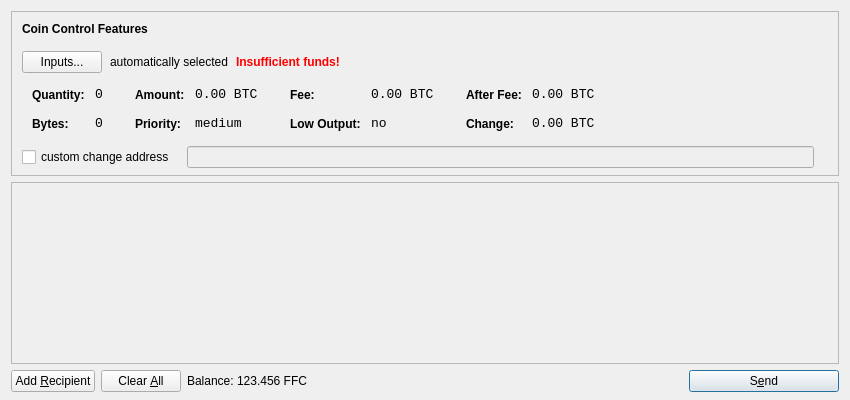
<?xml version="1.0" encoding="UTF-8"?>
<ui version="4.0">
 <class>SendCoinsDialog</class>
 <widget class="QDialog" name="SendCoinsDialog">
  <property name="geometry">
   <rect>
    <x>0</x>
    <y>0</y>
    <width>850</width>
    <height>400</height>
   </rect>
  </property>
  <property name="windowTitle">
   <string>Send Coins</string>
  </property>
  <layout class="QVBoxLayout" name="verticalLayout" stretch="0,1,0">
   <property name="bottomMargin">
    <number>8</number>
   </property>
   <item>
    <widget class="QFrame" name="frameCoinControl">
     <property name="sizePolicy">
      <sizepolicy hsizetype="Expanding" vsizetype="Expanding">
       <horstretch>0</horstretch>
       <verstretch>0</verstretch>
      </sizepolicy>
     </property>
     <property name="maximumSize">
      <size>
       <width>16777215</width>
       <height>16777215</height>
      </size>
     </property>
     <property name="frameShape">
      <enum>QFrame::StyledPanel</enum>
     </property>
     <property name="frameShadow">
      <enum>QFrame::Sunken</enum>
     </property>
     <layout class="QVBoxLayout" name="verticalLayoutCoinControl2">
      <property name="spacing">
       <number>-1</number>
      </property>
      <property name="leftMargin">
       <number>0</number>
      </property>
      <property name="topMargin">
       <number>0</number>
      </property>
      <property name="rightMargin">
       <number>0</number>
      </property>
      <property name="bottomMargin">
       <number>6</number>
      </property>
      <item>
       <layout class="QVBoxLayout" name="verticalLayoutCoinControl" stretch="0,0,0,0,1">
        <property name="spacing">
         <number>0</number>
        </property>
        <property name="leftMargin">
         <number>10</number>
        </property>
        <property name="topMargin">
         <number>10</number>
        </property>
        <item>
         <layout class="QHBoxLayout" name="horizontalLayoutCoinControl1">
          <property name="bottomMargin">
           <number>15</number>
          </property>
          <item>
           <widget class="QLabel" name="labelCoinControlFeatures">
            <property name="sizePolicy">
             <sizepolicy hsizetype="Preferred" vsizetype="Maximum">
              <horstretch>0</horstretch>
              <verstretch>0</verstretch>
             </sizepolicy>
            </property>
            <property name="font">
             <font>
              <weight>75</weight>
              <bold>true</bold>
             </font>
            </property>
            <property name="styleSheet">
             <string notr="true">font-weight:bold;</string>
            </property>
            <property name="text">
             <string>Coin Control Features</string>
            </property>
           </widget>
          </item>
         </layout>
        </item>
        <item>
         <layout class="QHBoxLayout" name="horizontalLayoutCoinControl2" stretch="0,0,0,0">
          <property name="spacing">
           <number>8</number>
          </property>
          <property name="bottomMargin">
           <number>10</number>
          </property>
          <item>
           <widget class="QPushButton" name="pushButtonCoinControl">
            <property name="styleSheet">
             <string notr="true"/>
            </property>
            <property name="text">
             <string>Inputs...</string>
            </property>
           </widget>
          </item>
          <item>
           <widget class="QLabel" name="labelCoinControlAutomaticallySelected">
            <property name="text">
             <string>automatically selected</string>
            </property>
            <property name="margin">
             <number>5</number>
            </property>
           </widget>
          </item>
          <item>
           <widget class="QLabel" name="labelCoinControlInsuffFunds">
            <property name="font">
             <font>
              <weight>75</weight>
              <bold>true</bold>
             </font>
            </property>
            <property name="styleSheet">
             <string notr="true">color:red;font-weight:bold;</string>
            </property>
            <property name="text">
             <string>Insufficient funds!</string>
            </property>
            <property name="margin">
             <number>5</number>
            </property>
           </widget>
          </item>
          <item>
           <spacer name="horizontalSpacerCoinControl">
            <property name="orientation">
             <enum>Qt::Horizontal</enum>
            </property>
            <property name="sizeHint" stdset="0">
             <size>
              <width>40</width>
              <height>1</height>
             </size>
            </property>
           </spacer>
          </item>
         </layout>
        </item>
        <item>
         <widget class="QWidget" name="widgetCoinControl" native="true">
          <property name="sizePolicy">
           <sizepolicy hsizetype="Preferred" vsizetype="Preferred">
            <horstretch>0</horstretch>
            <verstretch>0</verstretch>
           </sizepolicy>
          </property>
          <property name="minimumSize">
           <size>
            <width>0</width>
            <height>0</height>
           </size>
          </property>
          <property name="styleSheet">
           <string notr="true"/>
          </property>
          <layout class="QHBoxLayout" name="horizontalLayoutCoinControl5">
           <property name="margin">
            <number>0</number>
           </property>
           <item>
            <layout class="QHBoxLayout" name="horizontalLayoutCoinControl3" stretch="0,0,0,1">
             <property name="spacing">
              <number>20</number>
             </property>
             <property name="topMargin">
              <number>0</number>
             </property>
             <property name="bottomMargin">
              <number>10</number>
             </property>
             <item>
              <layout class="QFormLayout" name="formLayoutCoinControl1">
               <property name="horizontalSpacing">
                <number>10</number>
               </property>
               <property name="verticalSpacing">
                <number>14</number>
               </property>
               <property name="leftMargin">
                <number>10</number>
               </property>
               <property name="topMargin">
                <number>4</number>
               </property>
               <property name="rightMargin">
                <number>6</number>
               </property>
               <item row="0" column="0">
                <widget class="QLabel" name="labelCoinControlQuantityText">
                 <property name="styleSheet">
                  <string notr="true">font-weight:bold;</string>
                 </property>
                 <property name="text">
                  <string>Quantity:</string>
                 </property>
                 <property name="margin">
                  <number>0</number>
                 </property>
                </widget>
               </item>
               <item row="0" column="1">
                <widget class="QLabel" name="labelCoinControlQuantity">
                 <property name="font">
                  <font>
                   <family>Monospace</family>
                   <pointsize>10</pointsize>
                  </font>
                 </property>
                 <property name="cursor">
                  <cursorShape>IBeamCursor</cursorShape>
                 </property>
                 <property name="contextMenuPolicy">
                  <enum>Qt::ActionsContextMenu</enum>
                 </property>
                 <property name="text">
                  <string notr="true">0</string>
                 </property>
                 <property name="margin">
                  <number>0</number>
                 </property>
                 <property name="textInteractionFlags">
                  <set>Qt::LinksAccessibleByMouse|Qt::TextSelectableByKeyboard|Qt::TextSelectableByMouse</set>
                 </property>
                </widget>
               </item>
               <item row="1" column="0">
                <widget class="QLabel" name="labelCoinControlBytesText">
                 <property name="styleSheet">
                  <string notr="true">font-weight:bold;</string>
                 </property>
                 <property name="text">
                  <string>Bytes:</string>
                 </property>
                </widget>
               </item>
               <item row="1" column="1">
                <widget class="QLabel" name="labelCoinControlBytes">
                 <property name="font">
                  <font>
                   <family>Monospace</family>
                   <pointsize>10</pointsize>
                  </font>
                 </property>
                 <property name="cursor">
                  <cursorShape>IBeamCursor</cursorShape>
                 </property>
                 <property name="contextMenuPolicy">
                  <enum>Qt::ActionsContextMenu</enum>
                 </property>
                 <property name="text">
                  <string notr="true">0</string>
                 </property>
                 <property name="textInteractionFlags">
                  <set>Qt::LinksAccessibleByMouse|Qt::TextSelectableByKeyboard|Qt::TextSelectableByMouse</set>
                 </property>
                </widget>
               </item>
              </layout>
             </item>
             <item>
              <layout class="QFormLayout" name="formLayoutCoinControl2">
               <property name="horizontalSpacing">
                <number>10</number>
               </property>
               <property name="verticalSpacing">
                <number>14</number>
               </property>
               <property name="leftMargin">
                <number>6</number>
               </property>
               <property name="topMargin">
                <number>4</number>
               </property>
               <property name="rightMargin">
                <number>6</number>
               </property>
               <item row="0" column="0">
                <widget class="QLabel" name="labelCoinControlAmountText">
                 <property name="styleSheet">
                  <string notr="true">font-weight:bold;</string>
                 </property>
                 <property name="text">
                  <string>Amount:</string>
                 </property>
                 <property name="margin">
                  <number>0</number>
                 </property>
                </widget>
               </item>
               <item row="0" column="1">
                <widget class="QLabel" name="labelCoinControlAmount">
                 <property name="font">
                  <font>
                   <family>Monospace</family>
                   <pointsize>10</pointsize>
                  </font>
                 </property>
                 <property name="cursor">
                  <cursorShape>IBeamCursor</cursorShape>
                 </property>
                 <property name="contextMenuPolicy">
                  <enum>Qt::ActionsContextMenu</enum>
                 </property>
                 <property name="text">
                  <string notr="true">0.00 BTC</string>
                 </property>
                 <property name="textInteractionFlags">
                  <set>Qt::LinksAccessibleByMouse|Qt::TextSelectableByKeyboard|Qt::TextSelectableByMouse</set>
                 </property>
                </widget>
               </item>
               <item row="1" column="0">
                <widget class="QLabel" name="labelCoinControlPriorityText">
                 <property name="styleSheet">
                  <string notr="true">font-weight:bold;</string>
                 </property>
                 <property name="text">
                  <string>Priority:</string>
                 </property>
                </widget>
               </item>
               <item row="1" column="1">
                <widget class="QLabel" name="labelCoinControlPriority">
                 <property name="font">
                  <font>
                   <family>Monospace</family>
                   <pointsize>10</pointsize>
                  </font>
                 </property>
                 <property name="cursor">
                  <cursorShape>IBeamCursor</cursorShape>
                 </property>
                 <property name="contextMenuPolicy">
                  <enum>Qt::ActionsContextMenu</enum>
                 </property>
                 <property name="text">
                  <string>medium</string>
                 </property>
                 <property name="textInteractionFlags">
                  <set>Qt::LinksAccessibleByMouse|Qt::TextSelectableByKeyboard|Qt::TextSelectableByMouse</set>
                 </property>
                </widget>
               </item>
              </layout>
             </item>
             <item>
              <layout class="QFormLayout" name="formLayoutCoinControl3">
               <property name="horizontalSpacing">
                <number>10</number>
               </property>
               <property name="verticalSpacing">
                <number>14</number>
               </property>
               <property name="leftMargin">
                <number>6</number>
               </property>
               <property name="topMargin">
                <number>4</number>
               </property>
               <property name="rightMargin">
                <number>6</number>
               </property>
               <item row="0" column="0">
                <widget class="QLabel" name="labelCoinControlFeeText">
                 <property name="styleSheet">
                  <string notr="true">font-weight:bold;</string>
                 </property>
                 <property name="text">
                  <string>Fee:</string>
                 </property>
                 <property name="margin">
                  <number>0</number>
                 </property>
                </widget>
               </item>
               <item row="0" column="1">
                <widget class="QLabel" name="labelCoinControlFee">
                 <property name="font">
                  <font>
                   <family>Monospace</family>
                   <pointsize>10</pointsize>
                  </font>
                 </property>
                 <property name="cursor">
                  <cursorShape>IBeamCursor</cursorShape>
                 </property>
                 <property name="contextMenuPolicy">
                  <enum>Qt::ActionsContextMenu</enum>
                 </property>
                 <property name="text">
                  <string notr="true">0.00 BTC</string>
                 </property>
                 <property name="textInteractionFlags">
                  <set>Qt::LinksAccessibleByMouse|Qt::TextSelectableByKeyboard|Qt::TextSelectableByMouse</set>
                 </property>
                </widget>
               </item>
               <item row="1" column="0">
                <widget class="QLabel" name="labelCoinControlLowOutputText">
                 <property name="styleSheet">
                  <string notr="true">font-weight:bold;</string>
                 </property>
                 <property name="text">
                  <string>Low Output:</string>
                 </property>
                </widget>
               </item>
               <item row="1" column="1">
                <widget class="QLabel" name="labelCoinControlLowOutput">
                 <property name="font">
                  <font>
                   <family>Monospace</family>
                   <pointsize>10</pointsize>
                  </font>
                 </property>
                 <property name="cursor">
                  <cursorShape>IBeamCursor</cursorShape>
                 </property>
                 <property name="contextMenuPolicy">
                  <enum>Qt::ActionsContextMenu</enum>
                 </property>
                 <property name="text">
                  <string>no</string>
                 </property>
                 <property name="textInteractionFlags">
                  <set>Qt::LinksAccessibleByMouse|Qt::TextSelectableByKeyboard|Qt::TextSelectableByMouse</set>
                 </property>
                </widget>
               </item>
              </layout>
             </item>
             <item>
              <layout class="QFormLayout" name="formLayoutCoinControl4">
               <property name="horizontalSpacing">
                <number>10</number>
               </property>
               <property name="verticalSpacing">
                <number>14</number>
               </property>
               <property name="leftMargin">
                <number>6</number>
               </property>
               <property name="topMargin">
                <number>4</number>
               </property>
               <property name="rightMargin">
                <number>6</number>
               </property>
               <item row="0" column="0">
                <widget class="QLabel" name="labelCoinControlAfterFeeText">
                 <property name="styleSheet">
                  <string notr="true">font-weight:bold;</string>
                 </property>
                 <property name="text">
                  <string>After Fee:</string>
                 </property>
                 <property name="margin">
                  <number>0</number>
                 </property>
                </widget>
               </item>
               <item row="0" column="1">
                <widget class="QLabel" name="labelCoinControlAfterFee">
                 <property name="font">
                  <font>
                   <family>Monospace</family>
                   <pointsize>10</pointsize>
                  </font>
                 </property>
                 <property name="cursor">
                  <cursorShape>IBeamCursor</cursorShape>
                 </property>
                 <property name="contextMenuPolicy">
                  <enum>Qt::ActionsContextMenu</enum>
                 </property>
                 <property name="text">
                  <string notr="true">0.00 BTC</string>
                 </property>
                 <property name="textInteractionFlags">
                  <set>Qt::LinksAccessibleByMouse|Qt::TextSelectableByKeyboard|Qt::TextSelectableByMouse</set>
                 </property>
                </widget>
               </item>
               <item row="1" column="0">
                <widget class="QLabel" name="labelCoinControlChangeText">
                 <property name="styleSheet">
                  <string notr="true">font-weight:bold;</string>
                 </property>
                 <property name="text">
                  <string>Change:</string>
                 </property>
                </widget>
               </item>
               <item row="1" column="1">
                <widget class="QLabel" name="labelCoinControlChange">
                 <property name="font">
                  <font>
                   <family>Monospace</family>
                   <pointsize>10</pointsize>
                  </font>
                 </property>
                 <property name="cursor">
                  <cursorShape>IBeamCursor</cursorShape>
                 </property>
                 <property name="contextMenuPolicy">
                  <enum>Qt::ActionsContextMenu</enum>
                 </property>
                 <property name="text">
                  <string notr="true">0.00 BTC</string>
                 </property>
                 <property name="textInteractionFlags">
                  <set>Qt::LinksAccessibleByMouse|Qt::TextSelectableByKeyboard|Qt::TextSelectableByMouse</set>
                 </property>
                </widget>
               </item>
              </layout>
             </item>
            </layout>
           </item>
          </layout>
         </widget>
        </item>
        <item>
         <layout class="QHBoxLayout" name="horizontalLayoutCoinControl4" stretch="0,0,0">
          <property name="spacing">
           <number>12</number>
          </property>
          <property name="sizeConstraint">
           <enum>QLayout::SetDefaultConstraint</enum>
          </property>
          <property name="topMargin">
           <number>5</number>
          </property>
          <property name="rightMargin">
           <number>5</number>
          </property>
          <item>
           <widget class="QCheckBox" name="checkBoxCoinControlChange">
            <property name="text">
             <string>custom change address</string>
            </property>
           </widget>
          </item>
          <item>
           <widget class="QLineEdit" name="lineEditCoinControlChange">
            <property name="enabled">
             <bool>false</bool>
            </property>
            <property name="sizePolicy">
             <sizepolicy hsizetype="Expanding" vsizetype="Fixed">
              <horstretch>0</horstretch>
              <verstretch>0</verstretch>
             </sizepolicy>
            </property>
           </widget>
          </item>
          <item>
           <widget class="QLabel" name="labelCoinControlChangeLabel">
            <property name="sizePolicy">
             <sizepolicy hsizetype="Preferred" vsizetype="Expanding">
              <horstretch>0</horstretch>
              <verstretch>0</verstretch>
             </sizepolicy>
            </property>
            <property name="minimumSize">
             <size>
              <width>0</width>
              <height>0</height>
             </size>
            </property>
            <property name="text">
             <string/>
            </property>
            <property name="margin">
             <number>3</number>
            </property>
           </widget>
          </item>
         </layout>
        </item>
        <item>
         <spacer name="verticalSpacerCoinControl">
          <property name="orientation">
           <enum>Qt::Vertical</enum>
          </property>
          <property name="sizeHint" stdset="0">
           <size>
            <width>800</width>
            <height>1</height>
           </size>
          </property>
         </spacer>
        </item>
       </layout>
      </item>
     </layout>
    </widget>
   </item>
   <item>
    <widget class="QScrollArea" name="scrollArea">
     <property name="widgetResizable">
      <bool>true</bool>
     </property>
     <widget class="QWidget" name="scrollAreaWidgetContents">
      <property name="geometry">
       <rect>
        <x>0</x>
        <y>0</y>
        <width>830</width>
        <height>165</height>
       </rect>
      </property>
      <layout class="QVBoxLayout" name="verticalLayout_2">
       <property name="margin">
        <number>0</number>
       </property>
       <item>
        <layout class="QVBoxLayout" name="entries">
         <property name="spacing">
          <number>6</number>
         </property>
        </layout>
       </item>
       <item>
        <spacer name="verticalSpacer">
         <property name="orientation">
          <enum>Qt::Vertical</enum>
         </property>
         <property name="sizeHint" stdset="0">
          <size>
           <width>20</width>
           <height>40</height>
          </size>
         </property>
        </spacer>
       </item>
      </layout>
     </widget>
    </widget>
   </item>
   <item>
    <layout class="QHBoxLayout" name="horizontalLayout">
     <item>
      <widget class="QPushButton" name="addButton">
       <property name="toolTip">
        <string>Send to multiple recipients at once</string>
       </property>
       <property name="text">
        <string>Add &amp;Recipient</string>
       </property>
       <property name="icon">
        <iconset resource="../bitcoin.qrc">
         <normaloff>:/icons/add</normaloff>:/icons/add</iconset>
       </property>
       <property name="autoDefault">
        <bool>false</bool>
       </property>
      </widget>
     </item>
     <item>
      <widget class="QPushButton" name="clearButton">
       <property name="sizePolicy">
        <sizepolicy hsizetype="Minimum" vsizetype="Fixed">
         <horstretch>0</horstretch>
         <verstretch>0</verstretch>
        </sizepolicy>
       </property>
       <property name="toolTip">
        <string>Remove all transaction fields</string>
       </property>
       <property name="text">
        <string>Clear &amp;All</string>
       </property>
       <property name="icon">
        <iconset resource="../bitcoin.qrc">
         <normaloff>:/icons/remove</normaloff>:/icons/remove</iconset>
       </property>
       <property name="autoRepeatDelay">
        <number>300</number>
       </property>
       <property name="autoDefault">
        <bool>false</bool>
       </property>
      </widget>
     </item>
     <item>
      <layout class="QHBoxLayout" name="horizontalLayout_2">
       <property name="spacing">
        <number>3</number>
       </property>
       <item>
        <widget class="QLabel" name="label">
         <property name="text">
          <string>Balance:</string>
         </property>
        </widget>
       </item>
       <item>
        <widget class="QLabel" name="labelBalance">
         <property name="cursor">
          <cursorShape>IBeamCursor</cursorShape>
         </property>
         <property name="text">
          <string>123.456 FFC</string>
         </property>
         <property name="textInteractionFlags">
          <set>Qt::LinksAccessibleByMouse|Qt::TextSelectableByKeyboard|Qt::TextSelectableByMouse</set>
         </property>
        </widget>
       </item>
      </layout>
     </item>
     <item>
      <spacer name="horizontalSpacer">
       <property name="orientation">
        <enum>Qt::Horizontal</enum>
       </property>
       <property name="sizeHint" stdset="0">
        <size>
         <width>40</width>
         <height>20</height>
        </size>
       </property>
      </spacer>
     </item>
     <item>
      <widget class="QPushButton" name="sendButton">
       <property name="minimumSize">
        <size>
         <width>150</width>
         <height>0</height>
        </size>
       </property>
       <property name="toolTip">
        <string>Confirm the send action</string>
       </property>
       <property name="text">
        <string>S&amp;end</string>
       </property>
       <property name="icon">
        <iconset resource="../bitcoin.qrc">
         <normaloff>:/icons/send</normaloff>:/icons/send</iconset>
       </property>
       <property name="default">
        <bool>true</bool>
       </property>
      </widget>
     </item>
    </layout>
   </item>
  </layout>
 </widget>
 <resources>
  <include location="../bitcoin.qrc"/>
 </resources>
 <connections/>
</ui>
